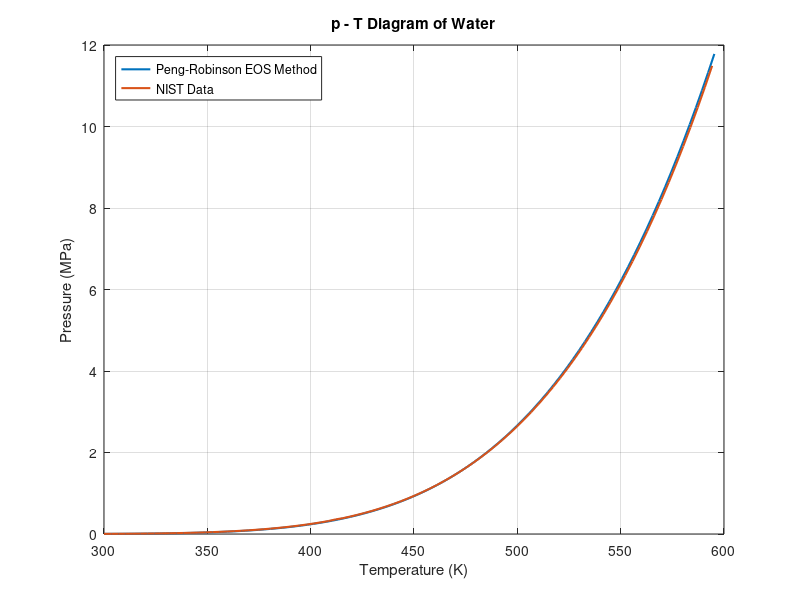

Source code (MATLAB):
clc
clear all
close all

Tc = 647.096;               % Critical Temperature in K
Pc = 22064000;              % Critical Pressure in Pa
w = 0.3443;                 % Acentric Factor for Water
R = 8.314;                  % Universal Gas Constant (m^3.Pa/K.mol)
N = 100;                    % Number of Data Points
T0 = 300;                   % Minimum Temperature of p-T diagram (K)
T1 = 0.92*Tc;               % Maximum Temperature of p-T diagram (K)
T = linspace(T0,T1,N);      % Temperature Datapoints

% Peng-Robinson Constants
a = (0.45724*(R^2)*(Tc^2))/Pc;      % (m^6.Pa/mol^2)
b = (0.07780*R*Tc)/Pc;              % (m^3/mol)
k = 0.37464 + (1.54226*w) - (0.26992*(w^2));

p = ones(N,1);                      % Initialising Trial Values of Pressure
for i = 1:N
    Diff = 2;                       % Loop Starting Criterion
    Tr = T(i)/Tc;
    alpha = (1 + k*(1-(Tr^0.5)))^2;
    while Diff>=1e-4
        A = (alpha*a*p(i))/(R^2*T(i)^2);
        B = (b*p(i))./(R*T(i));
        cubic = [1 -(1-B) (A-(2*B)-(3*(B^2))) -((A*B)-(B^2)-(B^3))];
        Z = roots(cubic);           % Finding the roots of the cubic polynomial
        ZV = max(Z(Z>=0));          % Assigning the vapour compressibility factor
        ZL = min(Z(Z>=0));          % Assigning the liquid compressibility factor
        
        %Computing fugacity coefficients
        phi_V = exp(ZV-1-log(ZV-B)-((A/(2*sqrt(2)*B))*log((ZV+((1+sqrt(2))*B))/(ZV+((1-sqrt(2))*B)))));
        phi_L = exp(ZL-1-log(ZL-B)-((A/(2*sqrt(2)*B))*log((ZL+((1+sqrt(2))*B))/(ZL+((1-sqrt(2))*B)))));
        
        % Computing fugacities
        fV = phi_V*p(i);
        fL = phi_L*p(i);
        p(i) = (p(i)*(fL/fV));      % Pressure Correction
        Diff = abs((fL/fV)-1);      % Loop Criterion
    end
    p(i) = p(i)/10^6;                                                 % Conversion from Pa to MPa
end

% NIST Data
T1 = 300:3.5030:0.92*Tc;
P = [0.0035368;0.0043345;0.0052843;0.0064094;0.0077361;0.0092933;0.011113;0.013231;0.015685;0.018519;0.021777;0.025511;
    0.029775;0.034626;0.040129;0.046350;0.053361;0.061241;0.070070;0.079936;0.090931;0.10315;0.11670;0.13169;0.14823;
    0.16644;0.18645;0.20838;0.23237;0.25856;0.28710;0.31814;0.35815;0.38837;0.42789;0.47057;0.51661;0.56617;0.61946;
    0.67667;0.73800;0.80366;0.87386;0.94882;1.0288;1.1139;1.2045;1.3008;1.4030;1.5113;1.6261;1.7475;1.8759;2.0115;
    2.1546;2.3054;2.4643;2.6315;2.8072;2.9919;3.1858;3.3893;3.6025;3.8259;4.0597;4.3043;4.5600;4.8272;5.1062;5.3974;
    5.7010;6.0176;6.3474;6.6908;7.0482;7.4201;7.8068;8.2088;8.6264;9.0602;9.5106;9.9781;10.463;10.966;11.488];

% Plotting
plot(T,p,'linewidth',1.5);
hold on
plot(T1,P,'linewidth',1.5);
grid on
xlabel('Temperature (K)'),ylabel('Pressure (MPa)'),title('p - T Diagram of Water');
legend('Peng-Robinson EOS Method','NIST Data','Location','Northwest');

% Curve Fitting according to August Equation log(P) = (A - (B/T))
P1 = log(p(26:end)');
fit_parameters = polyfit((-1./T(26:end)),P1,1);             % Computing slope of the August Equation
H_vap = fit_parameters(1)*R;                                % Computing Enthalpy of Vaporization from Slope